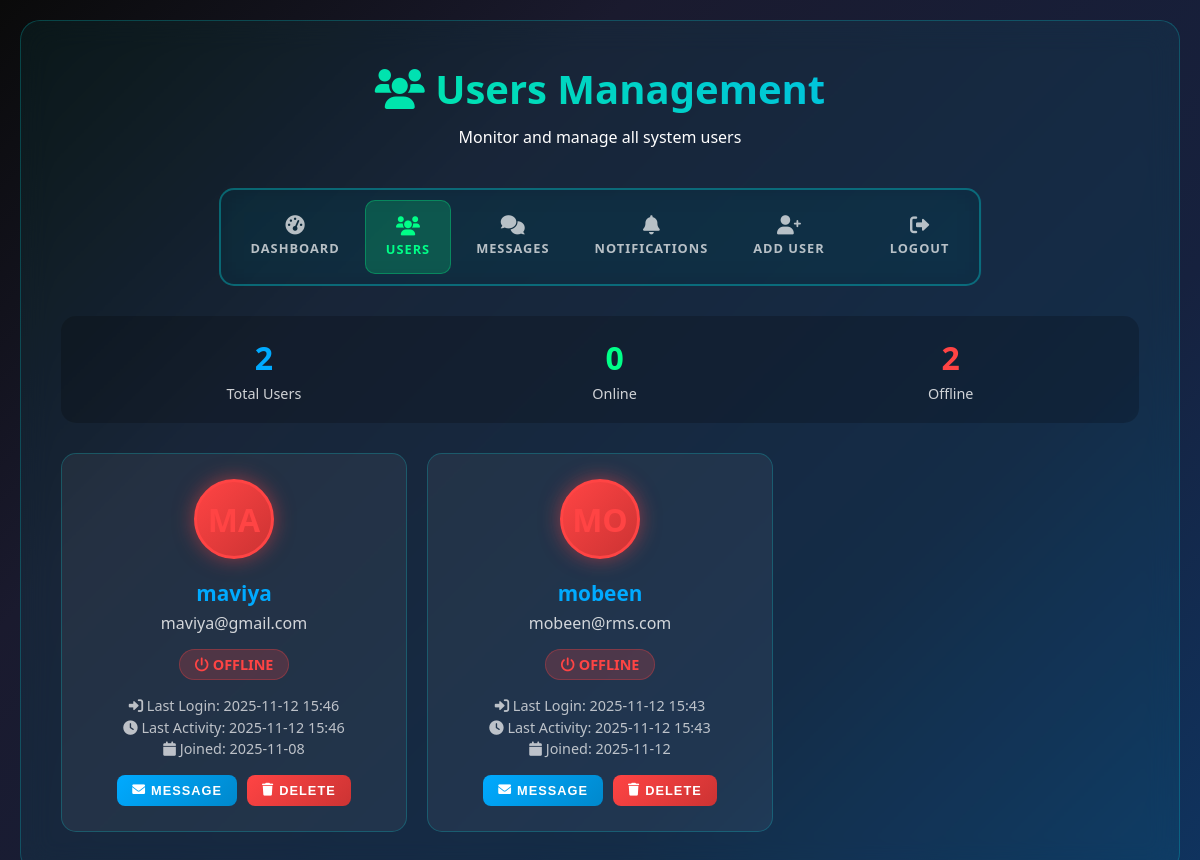
Page /admin/users (signed in) on the committed database.
### models/user.py (models this page shows, shortened)
class User(UserMixin, db.Model):
    __tablename__ = 'users'
    id = db.Column(db.Integer, primary_key=True)
    username = db.Column(db.String(80), unique=True, nullable=False)
    email = db.Column(db.String(120), unique=True, nullable=False)
    password_hash = db.Column(db.String(255), nullable=False)
    is_admin = db.Column(db.Boolean, default=False)
    is_active = db.Column(db.Boolean, default=True)
    created_at = db.Column(db.DateTime, default=datetime.utcnow,nullable=False)
    last_login = db.Column(db.DateTime)
    last_activity = db.Column(db.DateTime)
    current_status = db.Column(db.String(20), default='offline')  # offline, working, break, absent
    break_start_time = db.Column(db.DateTime)
    break_duration = db.Column(db.Integer)  # Break duration in minutes
    break_reason = db.Column(db.String(200))  # Reason for break
    status = db.Column(db.String(20), default='offline')  # Current status
    is_online = db.Column(db.Boolean, default=False)  # Online status
    department = db.Column(db.String(50), default='GENERAL')  # User's department
    face_encodings = db.relationship('FaceEncoding', backref='user', lazy=True, cascade='all, delete-orphan')
    logs = db.relationship('Log', backref='user', lazy=True, cascade='all, delete-orphan')
    notifications = db.relationship('Notification', backref='user', lazy=True, cascade='all, delete-orphan')
    @property
    def is_online(self):
        if self.last_activity:
            return datetime.utcnow() - self.last_activity < timedelta(minutes=5)
        return False
    @is_online.setter
    def is_online(self, value):
        """Set online status by updating last_activity"""
        if value:
            self.last_activity = datetime.utcnow()
        return False

### controllers/admin_controller.py (the view)
@admin_bp.route('/users')
@login_required
@admin_required
def users():
    users = User.query.filter_by(is_admin=False).all()
    return render_template('admin/users.html', users=users)

### controllers/admin_controller.py (called while the page is built)
def admin_required(f):
    @wraps(f)
    def decorated_function(*args, **kwargs):
        if not current_user.is_admin:
            flash('You do not have permission to access this page.', 'error')
            return redirect(url_for('dashboard.index'))
        return f(*args, **kwargs)
    return decorated_function

### templates/admin/users.html (shortened to what this page needs)
<!DOCTYPE html>
<html lang="en">
<head>
    <link rel="stylesheet" href="https://cdnjs.cloudflare.com/ajax/libs/font-awesome/6.0.0/css/all.min.css">
</head>
<body>
    <div class="container">
        <div class="header">
            <h1><i class="fas fa-users"></i> Users Management</h1>
            <p>Monitor and manage all system users</p>
        </div>
        <div class="admin-nav">
            <div class="nav-items">
                <a href="{{ url_for('admin.dashboard') }}" class="nav-item">
                    <i class="fas fa-tachometer-alt"></i>
                    <span>Dashboard</span>
                </a>
                <a href="{{ url_for('admin.users') }}" class="nav-item active">
                    <i class="fas fa-users"></i>
                    <span>Users</span>
                </a>
                <a href="{{ url_for('admin.messages') }}" class="nav-item">
                    <i class="fas fa-comments"></i>
                    <span>Messages</span>
                </a>
                <a href="{{ url_for('admin.send_notification') }}" class="nav-item">
                    <i class="fas fa-bell"></i>
                    <span>Notifications</span>
                </a>
                <a href="{{ url_for('admin.add_user') }}" class="nav-item">
                    <i class="fas fa-user-plus"></i>
                    <span>Add User</span>
                </a>
                <a href="{{ url_for('auth.logout') }}" class="nav-item logout">
                    <i class="fas fa-sign-out-alt"></i>
                    <span>Logout</span>
                </a>
            </div>
        </div>
        <div class="stats-bar">
            <div class="stat-item">
                <div class="stat-number total">{{ users|length }}</div>
                <div class="stat-label">Total Users</div>
            </div>
            <div class="stat-item">
                <div class="stat-number online">{{ users|selectattr('is_online')|list|length }}</div>
                <div class="stat-label">Online</div>
            </div>
            <div class="stat-item">
                <div class="stat-number offline">{{ (users|length) - (users|selectattr('is_online')|list|length) }}</div>
                <div class="stat-label">Offline</div>
            </div>
        </div>
        <div class="users-grid">
            {% for user in users %}
            <div class="user-card">
                <div class="user-avatar {{ 'online' if user.is_online else 'offline' }}">
                    {{ user.username[:2].upper() }}
                </div>
                <div class="user-info">
                    <div class="user-name">{{ user.username }}</div>
                    <div class="user-email">{{ user.email }}</div>
                    <div class="user-status {{ 'status-online' if user.is_online else 'status-offline' }}">
                        <i class="fas fa-{{ 'circle' if user.is_online else 'power-off' }}"></i>
                        {{ 'ONLINE' if user.is_online else 'OFFLINE' }}
                    </div>
                    <div class="user-details">
                        {% if user.last_login %}
                        <div><i class="fas fa-sign-in-alt"></i> Last Login: {{ user.last_login.strftime('%Y-%m-%d %H:%M') }}</div>
                        {% endif %}
                        {% if user.last_activity %}
                        <div><i class="fas fa-clock"></i> Last Activity: {{ user.last_activity.strftime('%Y-%m-%d %H:%M') }}</div>
                        {% endif %}
                        <div><i class="fas fa-calendar"></i> Joined: {{ user.created_at.strftime('%Y-%m-%d') }}</div>
                    </div>
                    <div class="user-actions">
                        <button class="action-btn message-btn" onclick="sendMessageToUser({{ user.id }}, '{{ user.username }}')">
                            <i class="fas fa-envelope"></i> Message
                        </button>
                        {% if not user.is_admin %}
                        <button class="action-btn delete-btn" onclick="deleteUser({{ user.id }}, '{{ user.username }}')">
                            <i class="fas fa-trash"></i> Delete
                        </button>
                        {% endif %}
                    </div>
                </div>
            </div>
            {% endfor %}
        </div>
    </div>
</body>
</html>

### templates/admin/users.html (style rules this page uses)
* { margin: 0; padding: 0; box-sizing: border-box; }
body { background: linear-gradient(135deg, #0a0a0a 0%, #1a1a2e 30%, #16213e 70%, #0f3460 100%); color: #ffffff; font-family: 'Segoe UI', Tahoma, Geneva, Verdana, sans-serif; min-height: 100vh; padding: 20px; }
.container { max-width: 1200px; margin: 0 auto; background: rgba(0, 255, 255, 0.05); border: 1px solid rgba(0, 255, 255, 0.2); border-radius: 20px; padding: 40px; backdrop-filter: blur(15px); position: relative; overflow: hidden; }
.header { text-align: center; margin-bottom: 40px; }
.header h1 { font-size: 2.5rem; background: linear-gradient(45deg, #00ff88, #00aaff); -webkit-background-clip: text; -webkit-text-fill-color: transparent; background-clip: text; margin-bottom: 10px; }
.users-grid { display: grid; grid-template-columns: repeat(auto-fill, minmax(300px, 1fr)); gap: 20px; }
.user-card { background: rgba(255, 255, 255, 0.05); border: 1px solid rgba(0, 255, 255, 0.2); border-radius: 15px; padding: 25px; transition: all 0.3s ease; position: relative; }
* { scrollbar-width: thin; scrollbar-color: #00aaff rgba(0, 0, 0, 0.3); }
.user-avatar { width: 80px; height: 80px; border-radius: 50%; display: flex; align-items: center; justify-content: center; font-size: 2rem; font-weight: bold; margin: 0 auto 20px; border: 3px solid; }
.user-avatar.offline { background: linear-gradient(135deg, #ff4444, #cc3333); border-color: #ff4444; box-shadow: 0 0 20px rgba(255, 68, 68, 0.5); }
.user-info { text-align: center; }
.user-name { font-size: 1.3rem; font-weight: bold; color: #00aaff; margin-bottom: 5px; }
.user-email { color: #ffffff; opacity: 0.8; margin-bottom: 15px; }
.user-status { display: inline-block; padding: 5px 15px; border-radius: 20px; font-size: 0.9rem; font-weight: bold; margin-bottom: 15px; }
.status-offline { background: rgba(255, 68, 68, 0.2); color: #ff4444; border: 1px solid rgba(255, 68, 68, 0.3); }
.user-details { font-size: 0.9rem; opacity: 0.7; line-height: 1.5; }
.stats-bar { display: flex; justify-content: space-around; margin-bottom: 30px; padding: 20px; background: rgba(0, 0, 0, 0.2); border-radius: 15px; }
.stat-item { text-align: center; }
.stat-number { font-size: 2rem; font-weight: bold; margin-bottom: 5px; }
.stat-label { font-size: 0.9rem; opacity: 0.8; }
.online { color: #00ff88; }
.offline { color: #ff4444; }
.total { color: #00aaff; }
.admin-nav { display: flex; justify-content: center; margin-bottom: 30px; position: relative; z-index: 10; }
.nav-items { display: flex; gap: 5px; background: rgba(0, 40, 60, 0.3); border: 2px solid rgba(0, 255, 255, 0.3); border-radius: 15px; padding: 10px; backdrop-filter: blur(15px); }
.nav-item { display: flex; flex-direction: column; align-items: center; gap: 5px; padding: 15px 20px; border-radius: 10px; text-decoration: none; color: rgba(255, 255, 255, 0.7); transition: all 0.3s ease; position: relative; overflow: hidden; min-width: 80px; }
.nav-item::before { content: ''; position: absolute; top: 0; left: -100%; width: 100%; height: 100%; background: linear-gradient(90deg, transparent, rgba(0, 255, 255, 0.1), transparent); transition: left 0.5s; }
.nav-item.active { color: #00ff88; background: rgba(0, 255, 136, 0.2); border: 1px solid rgba(0, 255, 136, 0.3); }
.nav-item.logout { margin-left: 20px; }
.nav-item i { font-size: 1.2rem; }
.nav-item span { font-size: 0.8rem; font-weight: 600; text-transform: uppercase; letter-spacing: 1px; }
.user-actions { display: flex; gap: 10px; margin-top: 15px; justify-content: center; }
.action-btn { padding: 8px 15px; border: none; border-radius: 8px; cursor: pointer; font-size: 0.8rem; font-weight: bold; transition: all 0.3s ease; display: flex; align-items: center; gap: 5px; text-transform: uppercase; letter-spacing: 1px; }
.message-btn { background: linear-gradient(135deg, #00aaff, #0088cc); color: white; }
.delete-btn { background: linear-gradient(135deg, #ff4444, #cc3333); color: white; }

### rows in the picture
User: username "MA", username "maviya", email "maviya@gmail.com", last_activity "OFFLINE", last_login "2025-11-12 15:46", last_activity "2025-11-12 15:46", created_at "2025-11-08"
User: username "MO", username "mobeen", email "mobeen@rms.com", last_activity "OFFLINE", last_login "2025-11-12 15:43", last_activity "2025-11-12 15:43", created_at "2025-11-12"

### other values in the picture
{{ users|length }} "2"
{{ users|selectattr('is_online')|list|length }} "0"
{{ (users|length) - (users|selectattr('is_online')|list|length) }} "2"
